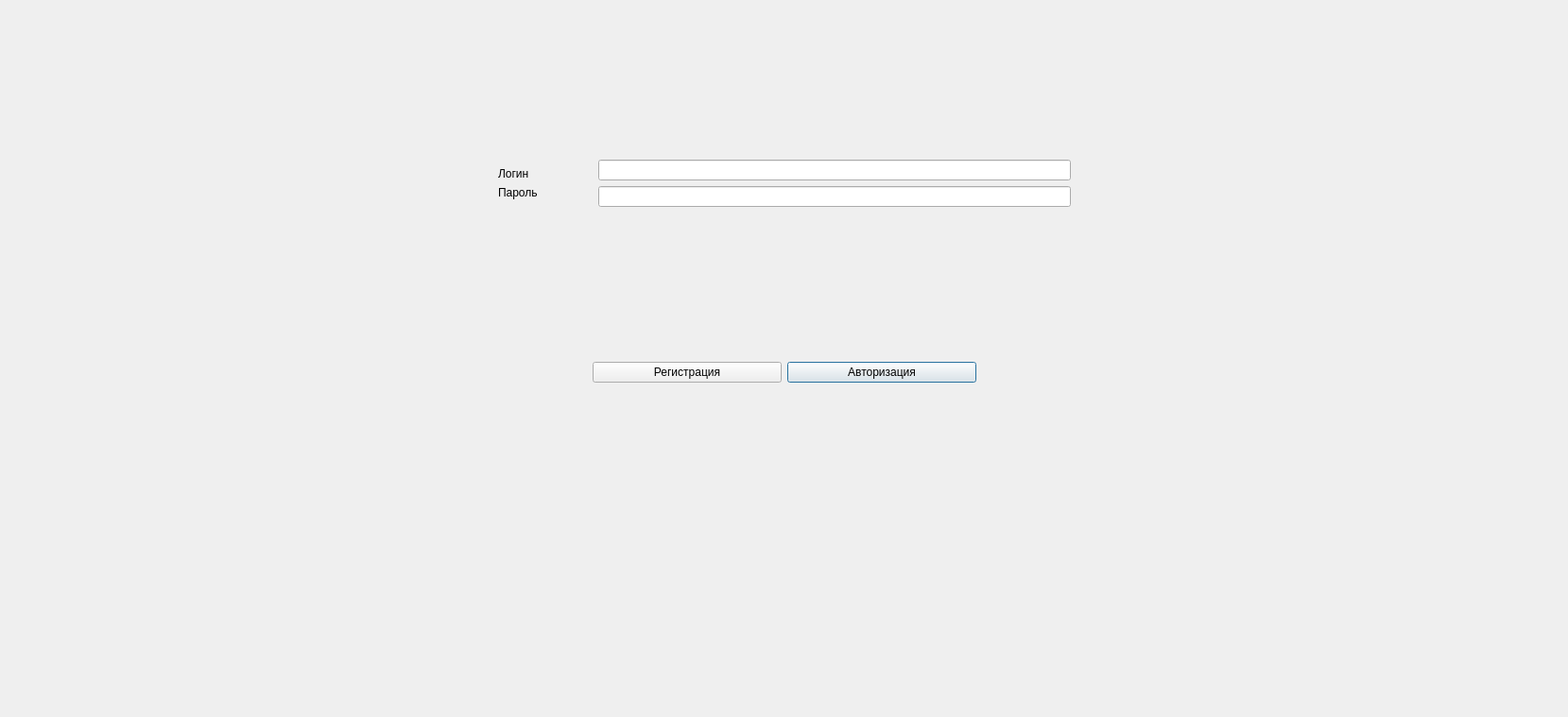
<?xml version="1.0" encoding="UTF-8"?>
<ui version="4.0">
 <class>RegistrationWindow</class>
 <widget class="QDialog" name="RegistrationWindow">
  <property name="windowModality">
   <enum>Qt::WindowModal</enum>
  </property>
  <property name="geometry">
   <rect>
    <x>0</x>
    <y>0</y>
    <width>1659</width>
    <height>759</height>
   </rect>
  </property>
  <property name="windowTitle">
   <string>Dialog</string>
  </property>
  <layout class="QGridLayout" name="gridLayout_3">
   <item row="2" column="1">
    <layout class="QGridLayout" name="gridLayout">
     <item row="0" column="0" alignment="Qt::AlignRight|Qt::AlignBottom">
      <widget class="QLabel" name="label">
       <property name="minimumSize">
        <size>
         <width>100</width>
         <height>0</height>
        </size>
       </property>
       <property name="text">
        <string>Логин</string>
       </property>
      </widget>
     </item>
     <item row="0" column="1" alignment="Qt::AlignHCenter|Qt::AlignBottom">
      <widget class="QLineEdit" name="LoginLineEdit">
       <property name="sizePolicy">
        <sizepolicy hsizetype="Preferred" vsizetype="Fixed">
         <horstretch>0</horstretch>
         <verstretch>0</verstretch>
        </sizepolicy>
       </property>
       <property name="minimumSize">
        <size>
         <width>500</width>
         <height>0</height>
        </size>
       </property>
       <property name="frame">
        <bool>true</bool>
       </property>
      </widget>
     </item>
     <item row="2" column="0" alignment="Qt::AlignRight|Qt::AlignTop">
      <widget class="QLabel" name="label_2">
       <property name="minimumSize">
        <size>
         <width>100</width>
         <height>0</height>
        </size>
       </property>
       <property name="text">
        <string>Пароль</string>
       </property>
      </widget>
     </item>
     <item row="2" column="1" alignment="Qt::AlignHCenter|Qt::AlignTop">
      <widget class="QLineEdit" name="PasswordLineEdit">
       <property name="sizePolicy">
        <sizepolicy hsizetype="Preferred" vsizetype="Fixed">
         <horstretch>0</horstretch>
         <verstretch>0</verstretch>
        </sizepolicy>
       </property>
       <property name="minimumSize">
        <size>
         <width>500</width>
         <height>0</height>
        </size>
       </property>
       <property name="echoMode">
        <enum>QLineEdit::Password</enum>
       </property>
      </widget>
     </item>
    </layout>
   </item>
   <item row="2" column="0">
    <layout class="QGridLayout" name="gridLayout_2"/>
   </item>
   <item row="2" column="2">
    <layout class="QGridLayout" name="gridLayout_5"/>
   </item>
   <item row="3" column="0" colspan="3">
    <layout class="QGridLayout" name="gridLayout_4">
     <item row="0" column="1" alignment="Qt::AlignLeft|Qt::AlignTop">
      <widget class="QPushButton" name="AuthButton">
       <property name="minimumSize">
        <size>
         <width>200</width>
         <height>0</height>
        </size>
       </property>
       <property name="text">
        <string>Авторизация</string>
       </property>
      </widget>
     </item>
     <item row="0" column="0" alignment="Qt::AlignRight|Qt::AlignTop">
      <widget class="QPushButton" name="registerButton">
       <property name="minimumSize">
        <size>
         <width>200</width>
         <height>0</height>
        </size>
       </property>
       <property name="text">
        <string>Регистрация</string>
       </property>
      </widget>
     </item>
    </layout>
   </item>
  </layout>
 </widget>
 <resources/>
 <connections/>
</ui>
